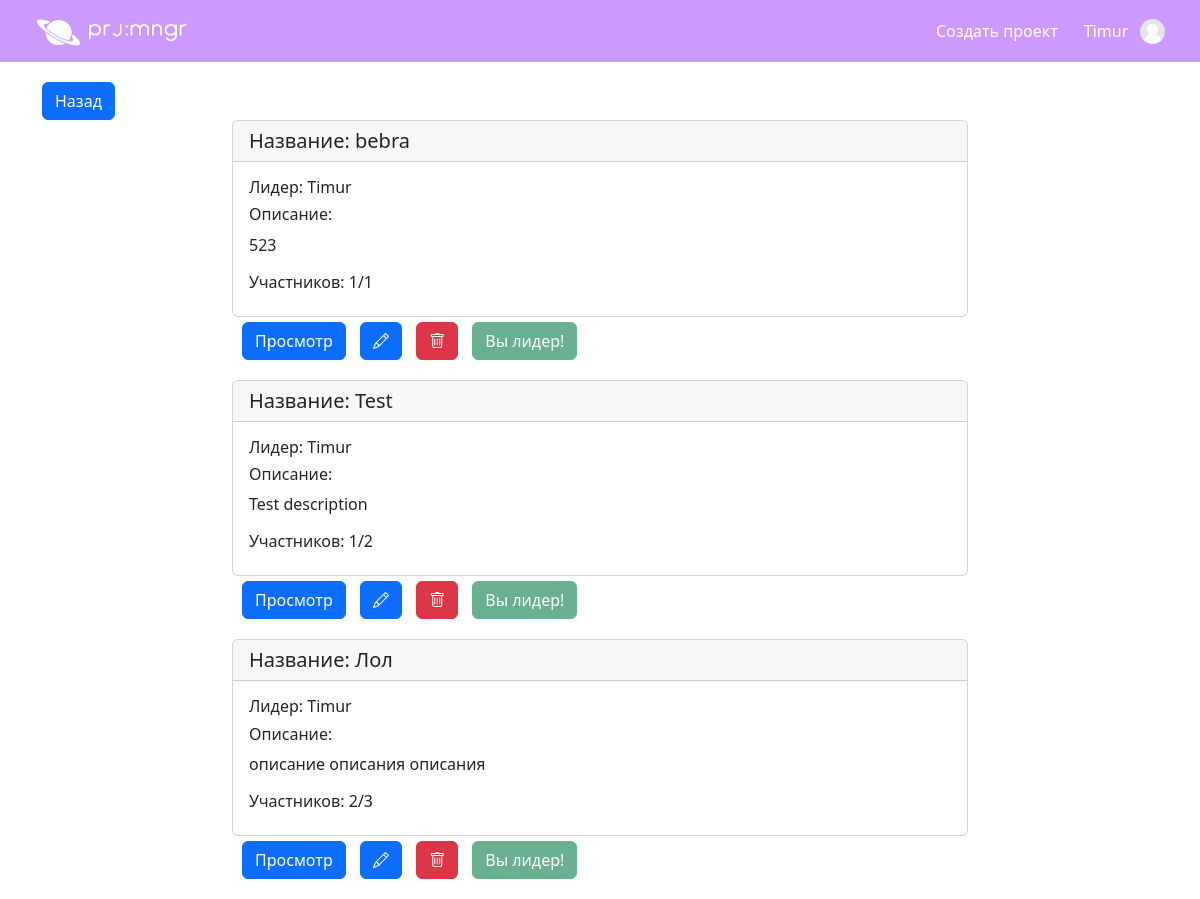
Before: /my-projects (signed in) with the older database file.
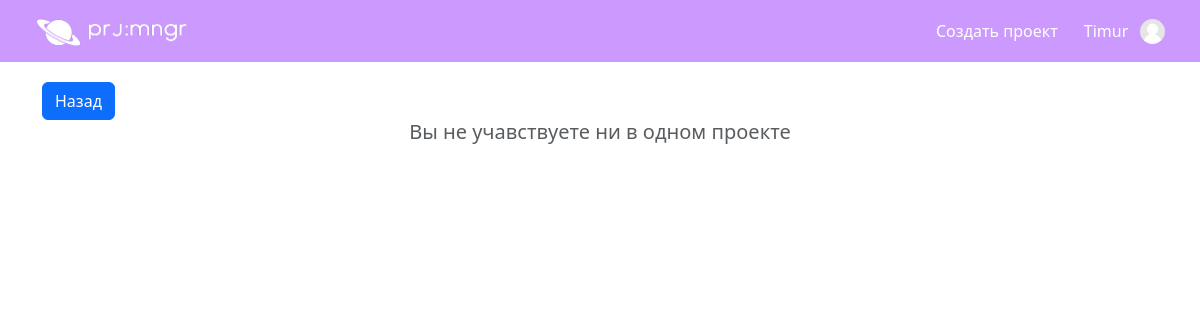
After: the same page with the newer database file.
### data/projects.py (models this page shows, shortened)
class Project(SqlAlchemyBase):
    __tablename__ = "projects"
    id = sqlalchemy.Column(sqlalchemy.Integer,
                           primary_key=True, autoincrement=True)
    name = sqlalchemy.Column(sqlalchemy.String, nullable=True)
    max_members = sqlalchemy.Column(sqlalchemy.Integer, default=1)
    description = sqlalchemy.Column(sqlalchemy.Text(200), default="", nullable=True)
    leader = orm.relationship("User", lazy="subquery")
    leader_id = sqlalchemy.Column(sqlalchemy.Integer, sqlalchemy.ForeignKey("users.id", ondelete="CASCADE"))

### data/users.py (models this page shows, shortened)
class User(SqlAlchemyBase, UserMixin, SerializerMixin):
    __tablename__ = 'users'
    id = sqlalchemy.Column(sqlalchemy.Integer,
                           primary_key=True, autoincrement=True)
    name = sqlalchemy.Column(sqlalchemy.String, nullable=True)
    email = sqlalchemy.Column(sqlalchemy.String,
                              index=True, unique=True, nullable=True)
    admin = sqlalchemy.Column(sqlalchemy.Boolean, default=False)
    hashed_password = sqlalchemy.Column(sqlalchemy.String, nullable=True)
    created_date = sqlalchemy.Column(sqlalchemy.DateTime,
                                     default=datetime.datetime.now)
    projects = orm.relationship("Project", secondary=user_project, backref="members", lazy="subquery")
    about = sqlalchemy.Column(sqlalchemy.Text(140), nullable=True)

### website/views.py (the view)
@views.route("/my-projects")
@login_required
def my_projects():
    db_sess = db_session.create_session()
    user = db_sess.query(User).get(current_user.id)
    print(user.projects)
    return render_template("my_projects.html", projects=user.projects, title="Мои проекты", user=current_user)

### app.py (called while the page is built)
def create_app():
    app = Flask(__name__)
    app.config['SECRET_KEY'] = "my_super_secret_key"
    login_manager = LoginManager()
    login_manager.login_view = "auth.login"
    login_manager.init_app(app)
    from website.views import views
    from website.auth import auth
    app.register_blueprint(views, url_prefix="")
    app.register_blueprint(auth, url_prefix="")
    @login_manager.user_loader
    def load_user(user_id):
        db_sess = db_session.create_session()
        return db_sess.query(User).get(user_id)
    return app

### data/db_session.py (called while the page is built)
def create_session() -> Session:
    global __factory
    return __factory()

### templates/my_projects.html
{% extends "base.html" %}
{% from "components/project_card.html" import project_card %}
{% block content %}
<a class="btn btn-primary" href="{{url_for('views.home')}}">Назад</a>
    {% if projects %}
    {% for prj in projects %}
    <div class="row" style="margin-bottom: 20px;">
        <div class="col-sm-8 mx-auto">
            {{project_card(prj)}}
            <div class="btn-wrapper" style="margin-left: 10px; margin-top: 5px;">
                <a class="btn btn-primary" href="{{url_for('views.view_project', project_id=prj.id)}}">Просмотр</a>
            {% if prj.leader_id != user.id %}
                <a class="btn btn-danger" href="{{url_for('views.leave_project', project_id=prj.id)}}">Покинуть</a>
                <a class="btn btn-success disabled">Вы учавствуете!</a>
            {% else %}
                <a class="btn btn-primary" href="{{url_for('views.edit_project', project_id=prj.id)}}"><i class="bi bi-pencil"></i></a>
                <a class="btn btn-danger" href="{{url_for('views.delete_project', project_id=prj.id)}}"><i class="bi bi-trash"></i></a>
                <a class="btn btn-success disabled">Вы лидер!</a>
            {% endif %}
            </div>
        </div>
    </div>
    {% endfor %}
    {% else %}
    <div class="row">
        <h5 class="text-muted" style="text-align: center">Вы не учавствуете ни в одном проекте</h5>
    </div>
    {% endif %}
{% endblock %}

### templates/base.html (shortened to what this page needs)
{% from "components/toast.html" import toast %}
{% from "components/user_avatar.html" import user_avatar %}
<!DOCTYPE html>
<html lang="en">
<head>
    <link href="https://cdn.jsdelivr.net/npm/bootstrap@5.3.0-alpha1/dist/css/bootstrap.min.css" rel="stylesheet">
    <link rel="stylesheet" type="text/css" href="{{ url_for('static', filename='css/style.css')}}" />
    <link rel="stylesheet" href="https://cdn.jsdelivr.net/npm/bootstrap-icons@1.10.3/font/bootstrap-icons.css">
</head>
<body>
    <nav class="navbar navbar-expand-lg navbar-light" style="z-index: 11;">
        <div class="container-fluid">
          <a class="navbar-brand" id="site_logo" href="{{url_for('views.home')}}"><img src="{{url_for('static', filename='img/site_logo.png')}}" style="width: 150px; height: 27px;"alt="logo"></a>
          <div class="collapse navbar-collapse flex-grow-1" id="my_navbar">
            <div class="navbar-nav ms-auto flex-nowrap text-end">
              {% if user.is_authenticated %}
                <a class="nav-item nav-link menu-item" href="{{url_for('views.create_project')}}">Создать проект</a>
                <div class="dropdown">
                  <a class="nav-item nav-link" role="button" id="dropdownMenuLink" data-bs-toggle="dropdown" aria-expanded="false"><div class="d-flex align-items-center justify-content-end">
                    <div>{{user.name}}</div>
                    <div>⠀</div>
                    <div>{{user_avatar(user.id, 25)}}</div>
                  </div></a>
                </div>
              {% else %}
                <a class="nav-item nav-link menu-item" href="{{url_for('auth.login')}}">Login</a>
                <a class="nav-item nav-link menu-item" href="{{url_for('auth.sign_up')}}">Sign Up</a>
              {% endif %}
            </div>
          </div>
        </div>
      </nav>
      <div class="container" style="margin-top: 20px;">{% block content %} {% endblock %}</div>
</body>
</html>

### templates/components/project_card.html
{% macro project_card(project) %}
<div class="card">
    <h5 class="card-header">Название: {{project.name}}</h5>
    <div class="card-body">
      <h6 class="card-title">Лидер: {{project.leader.name}}</h6>
      <h6 class="card-title">Описание:</h6>
      <p class="card-text">{{project.description}}</p>
      <h6 class="card-title">Участников: {{project.members|length}}/{{project.max_members}}</h6>
    </div>
  </div>
{% endmacro %}

Changed rows visible on the page:
removed Project: name "bebra", {{ project.leader.name }} "Timur", description "523", members|length "1", max_members "1"
removed Project: name "Test", {{ project.leader.name }} "Timur", description "Test description", members|length "1", max_members "2"
removed Project: name "Лол", {{ project.leader.name }} "Timur", description "описание описания описания", members|length "2", max_members "3"
Other visible differences:
text now shown: "Вы не учавствуете ни в одном проекте"
